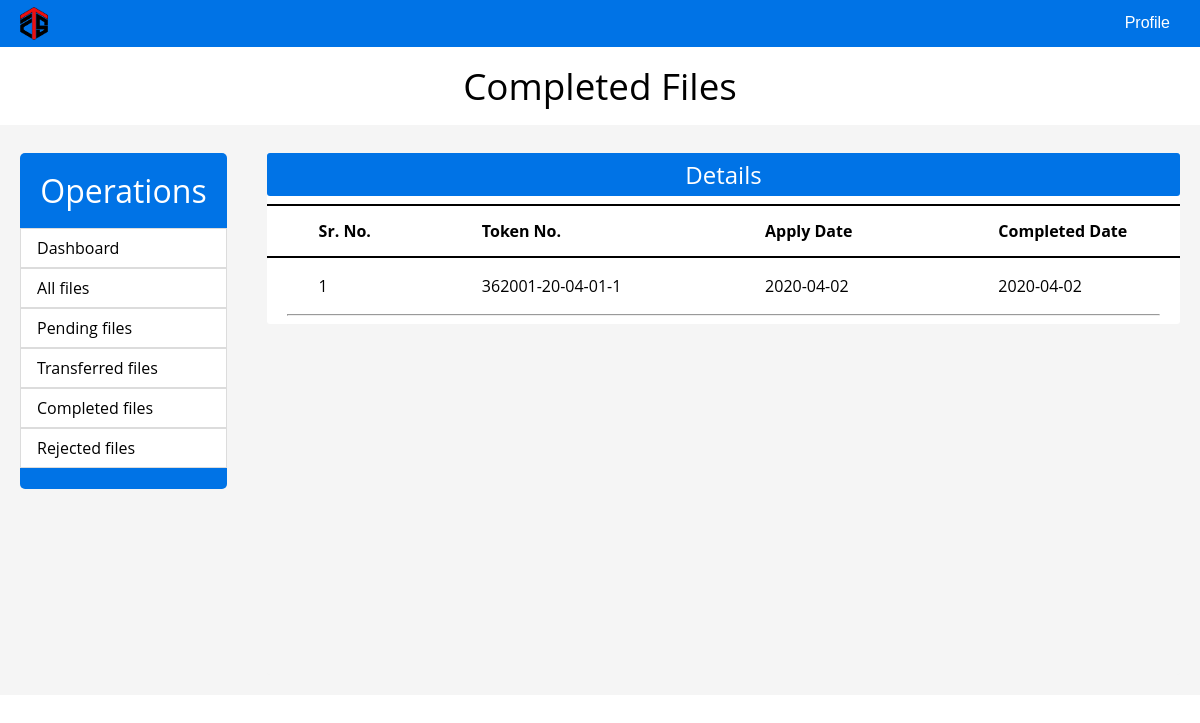
The app's page /employee/completede.php?id=12 with its own data.
### tables this page shows
CREATE TABLE `document_status` (
  `document_id` int(11) NOT NULL,
  `token_id` varchar(20) NOT NULL,
  `department_id` int(20) NOT NULL,
  `status` char(15) NOT NULL,
  `apply_date` date NOT NULL,
  `complete_date` date NOT NULL,
  `document_comment` varchar(250) NOT NULL,
  `from_employee_id` int(10) DEFAULT NULL,
  `c_employee_id` int(20) NOT NULL,
  `to_employee_id` int(10) DEFAULT NULL
);

### employee/completede.php (the view)
  <?php include("headere.php");?>
  <link rel="stylesheet" href="assets/css/basice.css" />
</head>
<body>
    <?php
    $id = $_REQUEST['id'];
    ?>
    <section>
        <?php include("menue.php");?>
    </section>
    <section>
      <h1>Completed Files</h1>
      <div class="container">
        <div class="operations">
          <ul>
            <li>Operations</li>
          </ul>
          <div class="op-items"><a href="indexe.php?id=<?php echo $id;?>">Dashboard</a></div>
          <div class="op-items"><a href="alle.php?id=<?php echo $id;?>">All files</a></div>
          <div class="op-items"><a href="pendinge.php?id=<?php echo $id;?>">Pending files</a></div>
          <div class="op-items"><a href="transferede.php?id=<?php echo $id;?>">Transferred files</a></div>
          <div class="op-items"><a href="completede.php?id=<?php echo $id;?>">Completed files</a></div>
          <div class="op-items"><a href="rejectede.php?id=<?php echo $id;?>">Rejected files</a></div>
        </div>
        <div class="info">
          <div class="details-container">
            <div class="details-title">
              <h2>Details</h2>
            </div>
            <div class="row-details" style="border-top:2px solid black;
            border-bottom:2px solid black;">
                  <div class="span sr"><h4>Sr. No.</h4></div>
                  <div class="span token-id"><h4>Token No.</h4></div>
                  <div class="span date"><h4>Apply Date</h4></div>
                  <div class="span date"><h4>Completed Date</h4></div>
              </div>
            </div>
              <div class="details">
              <?php
                include("../dao.php");
                $count = 1;
                $sql = "select token_id, apply_date, complete_date from document_status where c_employee_id = '$id' and status = 'Completed'";
                $result = mysqli_query($connection,$sql);
                while($row = mysqli_fetch_assoc($result)) {
                ?>
                <div class="row-details">
                  <div class="span sr"><?php echo $count; ?></div>
                  <div class="span token-id"><?php echo $row['token_id'];?></div>
                  <div class="span date"><?php echo $row['apply_date'];?></div>
                  <div class="span date"><?php echo $row['complete_date'];?></div>
                </div>
                  <hr class="special-hr">
                <?php
                $count = $count + 1;
                }
               ?>
          </div>
        </div>
      </div>
    </section>
</body>
</html>

### employee/assets/css/stylee.css (style rules this page uses)
html { scroll-behavior: smooth; }
* { box-sizing: border-box; }
body { margin: 0; padding: 0; font-family: "Open sans", sans-serif; }

### employee/assets/css/basice.css (style rules this page uses)
h1 { padding: 0; line-height: 3rem; text-align: center; margin: 15px; font-size: 2.3rem; font-weight: 400; }
h2 { padding: 5px 0px; margin: 0px 0px; font-weight: 400; }
h4 { padding: 5px 0px; margin: 0px 0px; }
.container { position: fixed; height: 570px; display: flex; margin: 0; padding: 0.5rem 0 0 0; background-color: rgb(245, 245, 245); width: 100%; }
.operations { width: 17rem; height: 21rem; margin: 20px; border-radius: 5px; background-color: rgb(0, 115, 230); }
.operations ul { margin: 0px 0px; padding: 0px 0px 0px 0px; }
.operations li { list-style: none; padding: 1rem; border-top-left-radius: 5px solid rgb(220, 220, 220); border-top-right-radius: 5px solid rgb(220, 220, 220); color: white; font-size: 2rem; text-align: center; }
.op-items a { display: block; text-decoration: none; background-color: white; color: black; font-size: 1rem; margin: 0px 0px; width: 100%; border: 0.4px solid rgb(220, 220, 220); padding: 0.5rem 0.5rem 0.5rem 1rem; text-align: left; }
.info { margin: 20px; display: flex; flex-direction: column; width: 100%; background-color: rgb(245, 245, 245); border-radius: 3px; }
.details { margin: 0; background-color: white; border-radius: 3px; overflow: auto; scroll-behavior: smooth; }
.details-title { color: white; margin: 0px; text-align: center; background-color: rgb(0, 115, 230); border-radius: 3px; }
.special-hr { margin: 8px 20px; }
.details-container { background-color: white; }
.row-details { display: flex; justify-content: space-around; background-color:white; margin-top: 8px; padding: 5px 0; line-height:30px; }
.sr { width: 60px; }
.token-id { width: 180px; }
.date { width: 130px; }

### records on screen
document_status: token "362001-20-04-01-1", apply_date "2020-04-02", complete_date "2020-04-02"
